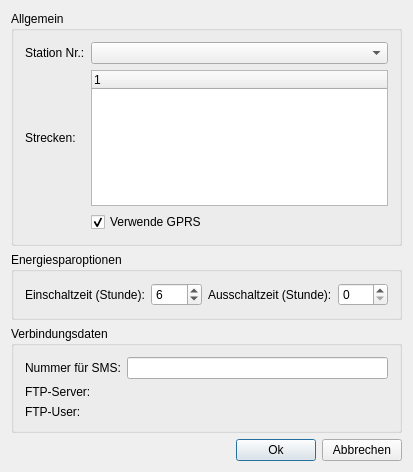
<ui version="4.0" >
 <class>HardwareKonfigurationClass</class>
 <widget class="QDialog" name="HardwareKonfigurationClass" >
  <property name="geometry" >
   <rect>
    <x>0</x>
    <y>0</y>
    <width>413</width>
    <height>472</height>
   </rect>
  </property>
  <property name="windowTitle" >
   <string>HardwareKonfiguration</string>
  </property>
  <layout class="QGridLayout" >
   <item row="0" column="0" >
    <widget class="QGroupBox" name="groupBox" >
     <property name="title" >
      <string>Allgemein</string>
     </property>
     <layout class="QGridLayout" >
      <item row="0" column="0" >
       <widget class="QLabel" name="label" >
        <property name="text" >
         <string>Station Nr.:</string>
        </property>
       </widget>
      </item>
      <item row="0" column="1" >
       <widget class="QComboBox" name="stationComboBox" />
      </item>
      <item row="1" column="0" >
       <widget class="QLabel" name="Strecken" >
        <property name="text" >
         <string>Strecken: </string>
        </property>
       </widget>
      </item>
      <item row="1" column="1" >
       <widget class="QTreeWidget" name="streckenTreeWidget" >
        <column>
         <property name="text" >
          <string>1</string>
         </property>
        </column>
       </widget>
      </item>
      <item row="2" column="1" >
       <layout class="QHBoxLayout" >
        <item>
         <widget class="QCheckBox" name="gprsCheckBox" >
          <property name="text" >
           <string>Verwende GPRS</string>
          </property>
          <property name="checked" >
           <bool>true</bool>
          </property>
         </widget>
        </item>
       </layout>
      </item>
     </layout>
    </widget>
   </item>
   <item row="1" column="0" >
    <widget class="QGroupBox" name="groupBox_3" >
     <property name="title" >
      <string>Energiesparoptionen</string>
     </property>
     <layout class="QGridLayout" >
      <item row="0" column="0" >
       <widget class="QLabel" name="label_3" >
        <property name="text" >
         <string>Einschaltzeit (Stunde):</string>
        </property>
       </widget>
      </item>
      <item row="0" column="1" >
       <widget class="QSpinBox" name="einSpinBox" >
        <property name="value" >
         <number>6</number>
        </property>
       </widget>
      </item>
      <item row="0" column="2" >
       <widget class="QLabel" name="label_4" >
        <property name="text" >
         <string>Ausschaltzeit (Stunde):</string>
        </property>
       </widget>
      </item>
      <item row="0" column="3" >
       <widget class="QSpinBox" name="ausSpinBox" >
        <property name="maximum" >
         <number>23</number>
        </property>
       </widget>
      </item>
     </layout>
    </widget>
   </item>
   <item row="2" column="0" >
    <widget class="QGroupBox" name="groupBox_2" >
     <property name="title" >
      <string>Verbindungsdaten</string>
     </property>
     <layout class="QGridLayout" >
      <item row="0" column="0" >
       <widget class="QLabel" name="label_11" >
        <property name="text" >
         <string>Nummer für SMS:</string>
        </property>
       </widget>
      </item>
      <item row="0" column="1" >
       <widget class="QLineEdit" name="smsLineEdit" />
      </item>
      <item row="1" column="0" >
       <widget class="QLabel" name="label_6" >
        <property name="text" >
         <string>FTP-Server:</string>
        </property>
       </widget>
      </item>
      <item row="1" column="1" >
       <widget class="QLabel" name="ftpserverLabel" >
        <property name="text" >
         <string>&lt;ftp.xy.com></string>
        </property>
       </widget>
      </item>
      <item row="2" column="0" >
       <widget class="QLabel" name="label_7" >
        <property name="text" >
         <string>FTP-User:</string>
        </property>
       </widget>
      </item>
      <item row="2" column="1" >
       <widget class="QLabel" name="ftpuserLabel" >
        <property name="text" >
         <string>&lt;xy@xy.com></string>
        </property>
       </widget>
      </item>
     </layout>
    </widget>
   </item>
   <item row="3" column="0" >
    <layout class="QHBoxLayout" >
     <item>
      <spacer>
       <property name="orientation" >
        <enum>Qt::Horizontal</enum>
       </property>
       <property name="sizeHint" stdset="0" >
        <size>
         <width>40</width>
         <height>20</height>
        </size>
       </property>
      </spacer>
     </item>
     <item>
      <widget class="QPushButton" name="okButton" >
       <property name="text" >
        <string>Ok</string>
       </property>
      </widget>
     </item>
     <item>
      <widget class="QPushButton" name="canButton" >
       <property name="text" >
        <string>Abbrechen</string>
       </property>
      </widget>
     </item>
    </layout>
   </item>
  </layout>
 </widget>
 <layoutdefault spacing="6" margin="11" />
 <resources/>
 <connections/>
</ui>
